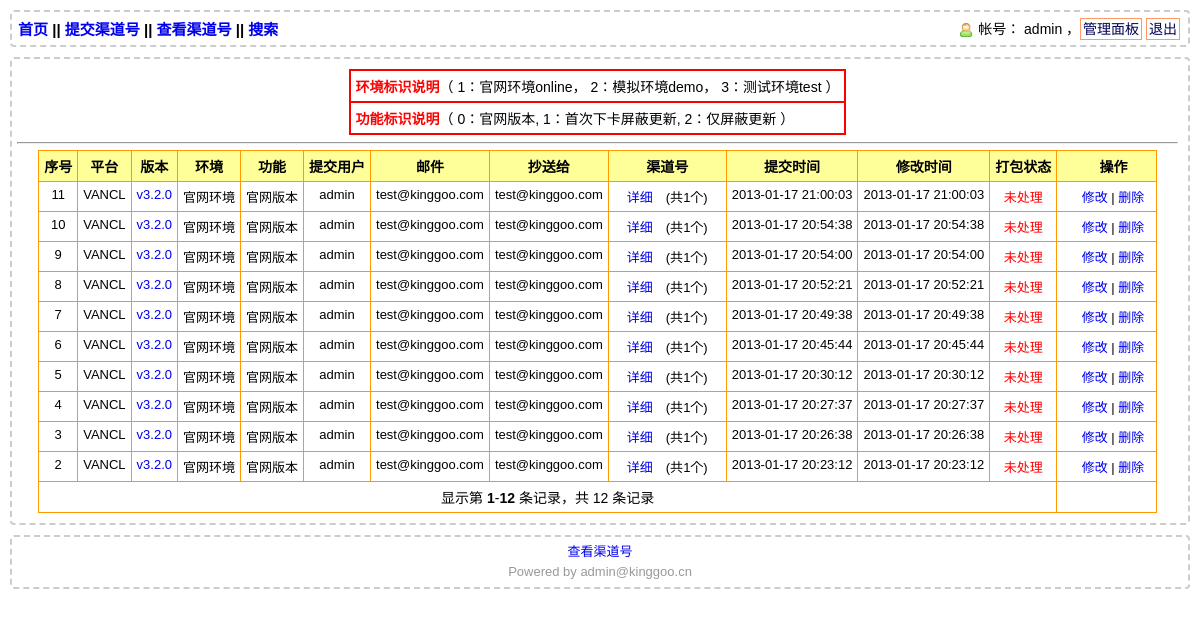
Page /source_list_id.php (signed in) on the committed database.
### tables this page shows
CREATE TABLE `source` (
  `s_id` int(10) NOT NULL AUTO_INCREMENT,
  `v_id` int(50) NOT NULL COMMENT 'version内',
  `f_id` int(5) NOT NULL COMMENT '特殊功能存储',
  `p_id` int(5) NOT NULL COMMENT '环境标识',
  `v_version` varchar(50) NOT NULL COMMENT 'version内渠道号',
  `s_status` int(5) NOT NULL COMMENT '0，成功；1,失败',
  `client_platform` int(2) NOT NULL,
  `percentage` int(5) NOT NULL DEFAULT '0' COMMENT '临时存储进度',
  `s_value` text NOT NULL COMMENT '存放每次提交的所有sourceid',
  `s_submitdatetime` datetime DEFAULT NULL COMMENT '提交时间',
  `update_time` datetime DEFAULT NULL,
  `u_mailcc` varchar(255) NOT NULL DEFAULT 'liuxue@vancl.cn' COMMENT '抄送邮件',
  `uid` int(5) NOT NULL COMMENT '保存user_admin内的uid',
  `mail` varchar(50) NOT NULL COMMENT 'session[mail]',
  `ftp` longtext COMMENT 'ftp信息',
  `s_describe` varchar(600) NOT NULL COMMENT '描述信息',
  PRIMARY KEY (`s_id`)
);

CREATE TABLE `platform` (
  `p_name` varchar(25) NOT NULL,
  `p_value` varchar(25) NOT NULL,
  `p_venv` int(5) NOT NULL
);

CREATE TABLE `function` (
  `f_name` varchar(100) NOT NULL,
  `f_value` varchar(50) NOT NULL,
  `f_venv` int(5) NOT NULL
);

CREATE TABLE `user_admin` (
  `uid` int(5) NOT NULL AUTO_INCREMENT COMMENT '用户id',
  `password` varchar(100) NOT NULL DEFAULT '084e0343a0486ff05530df6c705c8bb4' COMMENT 'LADP验证密码替代品',
  `username` varchar(30) NOT NULL COMMENT '用户名称，可能会是邮箱地址',
  `email` varchar(255) NOT NULL,
  `ugid` int(5) NOT NULL,
  PRIMARY KEY (`uid`)
);

### conf/config.php (called while the page is built, shortened)
<?php
$administrator=array(
"smtphost"=>"smtpsrv01.kinggoo.cn",
"charset"=>"utf-8",
"port"=>"25",
"fromadds"=>"admin@kinggoo.cn",
"fromname"=>"admin@kinggoo.cn",
"mail"=>"admin@kinggoo.cn",
"name"=>"admin@kinggoo.cn",
"password"=>"KingGoo.com",
"site"=>"http://pek7-qas-01.kinggoo.cn/source/",
"apply"=>"shenqing.php",
"sercher"=>"1"
);
?>

### class/class.action.php (called while the page is built, shortened)
<?php
class user{
	public function user_shell($uid,$shell,$gid,$onlinetime,$mail){
		global  $classaction;
		$sql="SELECT * FROM `user_admin` WHERE `uid` = '$uid'";
		$query=mysql_query($sql);
		$us = is_array($row=mysql_fetch_array($query));
		$shell=$us ? $shell==md5($row[username].$mail.ALL_PS):FALSE;
		if($shell){
			if($row[ugid]<=$gid){
				$new_time = mktime();
				if($new_time-$onlinetime > OVERTIME){
					session_destroy();
					$classaction->get_show_msg("index.php?action=logout","0","<font color=red><b>恭喜，登陆超时啦！</b></font>");
				} else {
					return $row;
				}
			}else {
				$classaction->get_show_msg("adminindex.php","0","<font color=red><b>对不起，您的权限不具备访问此页面！</b></font>");
				exit();
			}
		}else{
			$classaction->get_show_msg("index.php","0","<font color=red><b>如果我没计算错，你应该还没登陆吧</b></font>......");
			session_destroy();
			exit();
		}
	}
	}
	?>

### source_list_id.php (the view, shortened to what this page needs)
<?php
include('header.php');
$arr=$classuser->user_shell($_SESSION[uid], $_SESSION[user_shell],9,$_SESSION[times],$_SESSION[mail]);
if($_SESSION[user_shell]==md5($_SESSION[username].$_SESSION[mail].ALL_PS)){
	$uid=$_SESSION[uid];
	$sqlID="SELECT * FROM `source` where uid='$uid'";
	$version1=mysql_query("SELECT username FROM `user_admin` where uid='$uid'");
	$version=mysql_fetch_array($version1);
	$sqlID=mysql_query($sqlID);
	$us = is_array($rowID=mysql_fetch_array($sqlID));
	$uus = $us ? TRUE : FALSE;
	echo "<div style=\"border: 1px solid #cc;border: 2px dashed #ccc;	margin:10px 2px 3px 2px;padding:10 10 10 5px;-moz-border-radius:4px;-webkit-border-radius:4px;border-radius:4px;\"><table align=\"center\"  style=\"font-size:14px\" border=\"1\" cellpadding=\"5\" bordercolor=\"#FF0000\" bordercolorlight=\"#33FF00\" bordercolordark=\"#CCFF00\" cellspacing=\"0\" >";
	echo "<tr><td><font color=red><b>环境标识说明</b></font>（ 1：官网环境online， 2：模拟环境demo， 3：测试环境test ）</td></tr>";
	echo "<tr><td><font color=red><b>功能标识说明</b></font>（ 0：官网版本, 1：首次下卡屏蔽更新, 2：仅屏蔽更新 ）</td></tr>";
	echo "</table>";
	if($uus){
		$s_idSql=mysql_query("SELECT s_id FROM  `source`");
		$total = mysql_num_rows($s_idSql);
		pageft($total, 50);
		echo "<hr><table id=\"myTable\" class=\"tablesorter\" align=\"center\"  style=\"font-size:14px;border: solid 1px #f90;border-collapse: collapse;\" border=\"1\" cellpadding=\"5\" bordercolor=\"#666666\" bordercolorlight=\"#33FF00\" bordercolordark=\"#CCFF00\" cellspacing=\"0\" >";
		echo "<thead><tr bordercolor=\"#000000\" bgcolor=\"#FFFF99\">
					<th  scope=\"col\">序号</th>
					<th  scope=\"col\">平台</th>
					<th  scope=\"col\">版本</th>
					<th  scope=\"col\">环境</th>
					<th  scope=\"col\">功能</th>
					<th  scope=\"col\">提交用户</th>
					<th scope=\"col\">邮件</th>
					<th scope=\"col\">抄送给</th>
					<th  scope=\"col\">渠道号</th>
					<th  scope=\"col\">提交时间</th>
					<th  scope=\"col\">修改时间</th>
					<th scope=\"col\">打包状态</th>
					<th scope=\"col\">　操作　</th>
			</tr></thead><tbody style=\"font-size:13px;\">";
		$sql="SELECT * FROM `source` where uid='$uid' order by update_time desc,s_id asc limit $firstcount, $displaypg";
		$sql=mysql_query($sql);
		while($rowt=mysql_fetch_array($sql)){
			$rowt_s_value_look=str_replace("\n", "<br>", str_replace(" ", "&nbsp;", $rowt[s_value]));
			$rowt_s_value_look_array=explode("<br>", "$rowt_s_value_look");
			$total=ceil(count($rowt_s_value_look_array));
			$svSql=mysql_query("SELECT s.client_platform,p.p_name,f.f_name,v.v_packname,u.username from source s,platform p,function f,version v,user_admin u where v.v_id=s.v_id and f.f_venv=s.f_id and u.uid=s.uid and p.p_venv=s.p_id and s.s_id='$rowt[s_id]' ");
			$svRow=mysql_fetch_array($svSql);
			if($rowt[s_status]=='1'){
				$s_status="<font color=\"red\">未处理</font>";
			}
			if($svRow[client_platform]=='0'){
				$client_platform="VANCL";
			}
			$rn=rand(20,500).md5($version[username]);
			echo "<tr class=\"a\" id=\"a\" style=\"text-align: center;\">
					<td valign=\"top\">".$rowt[s_id]."</td>
					<td valign=\"top\">".$client_platform."</td>
					<td valign=\"top\"><a class=\"preview\" href=\"#\" alt=\"(序号：$rowt[s_id]) - unsigned包名：$svRow[v_packname]\">$rowt[v_version]</a></td>
					<td valign=\"top\">".$svRow[p_name]."</td>
					<td valign=\"top\">".$svRow[f_name]."</td>
					<td valign=\"top\">".$version[username]."</td>
					<td valign=\"top\">".$rowt[mail]."</td>
					<td valign=\"top\">".$rowt[u_mailcc]."</td>
					<td valign=\"top\" align=\"left\">　<a href=\"submit_source_xinxi.php?id=$rowt[s_id]&page=1\">详细</a>　(共".$total."个)　</td>
					<td valign=\"top\">".$rowt[s_submitdatetime]."</td>
					<td valign=\"top\">".$rowt[update_time]."</td>
					<td valign=\"top\" id=\"$rowt[s_id]\" data-sum=\"$percentage\">".$s_status."</td>
					<td valign=\"top\">　<a href=\"mobify.php?s_id=$rowt[s_id]\">修改</a> | <a href=\"del.php?del=$rowt[s_id]&rn=$rn\">删除</a>　</td>
			</tr>";
		}
		echo "</tbody><th colspan=\"12\" style=\"font-weight:normal\">".$pagenav."</th></table></div>";
	}
}else{
	$classaction->get_show_msg("index.php",'','无查看权限','5');
	exit(000);
}
?>
<?php
include('foot.php');
?>

### header.php (shortened to what this page needs)
<?php
include('conf/config.php');
include_once('class/class.action.php');
include_once('class/class.page.php');
?>
<!DOCTYPE HTML PUBLIC "-//W3C//DTD HTML 4.0 Transitional//EN">
<HTML><HEAD><TITLE>渠道后台管理</TITLE>
<link type=text/css rel=stylesheet  href="common.css">
</HEAD>
<body>
<?php
$headerwhite1='<div class="headerwhite" ><b><a href="source_list_id.php" >首页</a> || <a href="submit_source.php" >提交渠道号</a> || <a href="showsourceid.php" title="每次请重新传包，仅刷新不会清空" >查看渠道号</a> || <a href="search.php" >搜索</a></b>';
if( $_SESSION['user_shell'] <> ''){
$msgout = '<a href="javascript:linkok(\'index.php?action=logout\',\'提示：您确定要退出系统吗？\')">退出</a>';
if($_SESSION['ugid'] <= 5){
	$adminMang = "<a href=\"/admin/adminindex.php\">管理面板</a>";
}else{
	$adminMang = "<a href=\"/index.php\">用户面板</a>";
}
$tuichu='<div class="tuiChu"><img  src="image/user.gif" width="15"  height="15" > 帐号：  ' . $_SESSION[displayname] . '  ，' . $adminMang . ' ' . $msgout . ' </div></div>';
}else {
	$tuichu = "";
	$headerwhite1 = "";
}
echo $headerwhite1.$tuichu;
?>

### class/class.page.php (shortened to what this page needs)
<?php
$page = isset($_GET['page']) == true ? $_GET['page']:0 ;
if(!function_exists(pageft)){
function pageft($totle,$displaypg=20,$url=''){
global $page,$firstcount,$pagenav,$_SERVER;
if(!$page) $page=1;
$lastpg=ceil($totle/$displaypg);
$page=min($lastpg,$page);
$firstcount=($page-1)*$displaypg;
$pagenav="显示第 <B>".($totle?($firstcount+1):0)."</B>-<B>".min($firstcount+$displaypg,$totle)."</B> 条记录，共 $totle 条记录";
if($lastpg<=1) return false;
}
}
?>

### foot.php
<div class="footer">
<?php
echo "<a href=\"/showsourceid.php\" title=\"每次请重新传包，仅刷新不会清空\" >查看渠道号</a>";
echo "<br>Powered by ".$administrator[mail];
?>
</div>
</body>
</html>

### common.css (style rules this page uses)
body { font-family: arial, sans-serif; font-size: 13px; }
img { vertical-align:middle; border="0" }
td { padding: 1px; height: 20px; padding: 5px; margin-top: 5px; margin-left: 2px; margin-bottom: 5px; margin-right: 2px; }
.headerwhite { position: relative; font-size:100%; border:2px dashed #ccc; font-size: 15px; padding: 6px; margin:10px 2px 4px 2px; -moz-border-radius:4px;-webkit-border-radius:4px;border-radius:4px; }
.tuiChu { font-size: 14px; position: absolute; top: 6px; right: 8px; }
.tuiChu a { BORDER-LEFT: #ff9966 1px solid; BORDER-RIGHT: #ff9966 1px solid; BORDER-TOP: #ff9966 1px solid; BORDER-BOTTOM: #ff9966 1px solid; PADDING-LEFT: 2px; PADDING-RIGHT: 2px; PADDING-TOP: 2px; PADDING-BOTTOM: 2px; FONT-SIZE: 14px; CURSOR: hand; COLOR: #000055; FILTER: progid : DXImageTransform.Microsoft.Gradient ( GradientType = 0, StartColorStr = #ffffff, EndColorStr = #ff9966 ); }
.footer { position: relative; padding: 5 10px; margin-top: 20px; margin-left: 2px; margin-bottom: 5px; margin-right: 2px; font-size: 13px; border: 2px dashed #ccc; margin-top: 10px; color: #999; font-family: 微软雅黑, Verdana, sans-serif; line-height: 13px; text-align: center; line-height: 20px; -moz-border-radius:4px;-webkit-border-radius:4px;border-radius:4px; }
a { text-decoration: none; }

### rows in the picture
source: s_id "11", client_platform "VANCL", v_version "v3.2.0", platform.p_name "官网环境", function.f_name "官网版本", uid.username "admin", mail "test@kinggoo.com", u_mailcc "test@kinggoo.com", total "1", s_submitdatetime "2013-01-17 21:00:03", update_time "2013-01-17 21:00:03", s_status "未处理"
source: s_id "10", client_platform "VANCL", v_version "v3.2.0", platform.p_name "官网环境", function.f_name "官网版本", uid.username "admin", mail "test@kinggoo.com", u_mailcc "test@kinggoo.com", total "1", s_submitdatetime "2013-01-17 20:54:38", update_time "2013-01-17 20:54:38", s_status "未处理"
source: s_id "9", client_platform "VANCL", v_version "v3.2.0", platform.p_name "官网环境", function.f_name "官网版本", uid.username "admin", mail "test@kinggoo.com", u_mailcc "test@kinggoo.com", total "1", s_submitdatetime "2013-01-17 20:54:00", update_time "2013-01-17 20:54:00", s_status "未处理"
source: s_id "8", client_platform "VANCL", v_version "v3.2.0", platform.p_name "官网环境", function.f_name "官网版本", uid.username "admin", mail "test@kinggoo.com", u_mailcc "test@kinggoo.com", total "1", s_submitdatetime "2013-01-17 20:52:21", update_time "2013-01-17 20:52:21", s_status "未处理"
source: s_id "7", client_platform "VANCL", v_version "v3.2.0", platform.p_name "官网环境", function.f_name "官网版本", uid.username "admin", mail "test@kinggoo.com", u_mailcc "test@kinggoo.com", total "1", s_submitdatetime "2013-01-17 20:49:38", update_time "2013-01-17 20:49:38", s_status "未处理"
source: s_id "6", client_platform "VANCL", v_version "v3.2.0", platform.p_name "官网环境", function.f_name "官网版本", uid.username "admin", mail "test@kinggoo.com", u_mailcc "test@kinggoo.com", total "1", s_submitdatetime "2013-01-17 20:45:44", update_time "2013-01-17 20:45:44", s_status "未处理"
source: s_id "5", client_platform "VANCL", v_version "v3.2.0", platform.p_name "官网环境", function.f_name "官网版本", uid.username "admin", mail "test@kinggoo.com", u_mailcc "test@kinggoo.com", total "1", s_submitdatetime "2013-01-17 20:30:12", update_time "2013-01-17 20:30:12", s_status "未处理"
source: s_id "4", client_platform "VANCL", v_version "v3.2.0", platform.p_name "官网环境", function.f_name "官网版本", uid.username "admin", mail "test@kinggoo.com", u_mailcc "test@kinggoo.com", total "1", s_submitdatetime "2013-01-17 20:27:37", update_time "2013-01-17 20:27:37", s_status "未处理"
source: s_id "3", client_platform "VANCL", v_version "v3.2.0", platform.p_name "官网环境", function.f_name "官网版本", uid.username "admin", mail "test@kinggoo.com", u_mailcc "test@kinggoo.com", total "1", s_submitdatetime "2013-01-17 20:26:38", update_time "2013-01-17 20:26:38", s_status "未处理"
source: s_id "2", client_platform "VANCL", v_version "v3.2.0", platform.p_name "官网环境", function.f_name "官网版本", uid.username "admin", mail "test@kinggoo.com", u_mailcc "test@kinggoo.com", total "1", s_submitdatetime "2013-01-17 20:23:12", update_time "2013-01-17 20:23:12", s_status "未处理"
user_admin: email "admin@kinggoo.cn"

### other values in the picture
$_SESSION[displayname] "admin"
$firstcount+1 "1"
min($firstcount+$displaypg,$totle) "12"
$totle "12"
